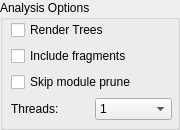
         <widget class="QGroupBox" name="options_groupBox">
          <property name="minimumSize">
           <size>
            <width>0</width>
            <height>130</height>
           </size>
          </property>
          <property name="maximumSize">
           <size>
            <width>180</width>
            <height>16777215</height>
           </size>
          </property>
          <property name="title">
           <string>Analysis Options</string>
          </property>
          <widget class="QWidget" name="verticalLayoutWidget_6">
           <property name="geometry">
            <rect>
             <x>11</x>
             <y>20</y>
             <width>161</width>
             <height>101</height>
            </rect>
           </property>
           <layout class="QVBoxLayout" name="verticalLayout_4">
            <item>
             <widget class="QCheckBox" name="render_trees_checkBox">
              <property name="toolTip">
               <string>When checked, the pipeline will render phylogenetic trees using the rsaccharis R package, if installed and available on PATH.</string>
              </property>
              <property name="text">
               <string>Render Trees</string>
              </property>
             </widget>
            </item>
            <item>
             <widget class="QCheckBox" name="include_frag_checkbox">
              <property name="sizePolicy">
               <sizepolicy hsizetype="Preferred" vsizetype="Fixed">
                <horstretch>0</horstretch>
                <verstretch>0</verstretch>
               </sizepolicy>
              </property>
              <property name="toolTip">
               <string>Includes proteins labeled as &quot;fragment&quot; in the CAZy database in the tree.</string>
              </property>
              <property name="text">
               <string>Include fragments</string>
              </property>
              <property name="checked">
               <bool>false</bool>
              </property>
             </widget>
            </item>
            <item>
             <widget class="QCheckBox" name="skip_prune_checkbox">
              <property name="sizePolicy">
               <sizepolicy hsizetype="Preferred" vsizetype="Fixed">
                <horstretch>0</horstretch>
                <verstretch>0</verstretch>
               </sizepolicy>
              </property>
              <property name="toolTip">
               <string>Instead of extracting individual CAZyme modules, create tree from entire proteins, which may contain multiple modules in different families.</string>
              </property>
              <property name="text">
               <string>Skip module prune</string>
              </property>
             </widget>
            </item>
            <item>
             <layout class="QHBoxLayout" name="horizontalLayout_5">
              <item>
               <widget class="QLabel" name="threads_label">
                <property name="text">
                 <string>Threads:</string>
                </property>
               </widget>
              </item>
              <item>
               <widget class="QComboBox" name="thread_dropdown">
                <property name="toolTip">
                 <string>Threads allow parallel processing. Some analysis steps are sped up with more threads, but uses more system resources and may cause system slowdown if you are using other programs while running SACCHARIS.</string>
                </property>
                <property name="editable">
                 <bool>false</bool>
                </property>
                <property name="currentText">
                 <string>1</string>
                </property>
                <item>
                 <property name="text">
                  <string>1</string>
                 </property>
                </item>
                <item>
                 <property name="text">
                  <string>2</string>
                 </property>
                </item>
                <item>
                 <property name="text">
                  <string>3</string>
                 </property>
                </item>
                <item>
                 <property name="text">
                  <string>4</string>
                 </property>
                </item>
               </widget>
              </item>
             </layout>
            </item>
           </layout>
          </widget>
         </widget>
